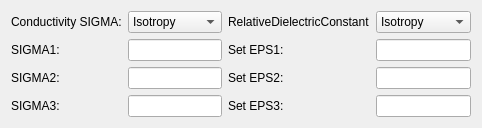
<?xml version="1.0" encoding="UTF-8"?>
<ui version="4.0">
 <class>Form</class>
 <widget class="QWidget" name="Form">
  <property name="geometry">
   <rect>
    <x>0</x>
    <y>0</y>
    <width>482</width>
    <height>118</height>
   </rect>
  </property>
  <property name="windowTitle">
   <string>Form</string>
  </property>
  <layout class="QGridLayout" name="gridLayout_2">
   <item row="0" column="0">
    <layout class="QGridLayout" name="gridLayout">
     <item row="0" column="2">
      <widget class="QLabel" name="label_5">
       <property name="text">
        <string>RelativeDielectricConstant</string>
       </property>
      </widget>
     </item>
     <item row="1" column="3">
      <widget class="QLineEdit" name="lineEdit_setEps1"/>
     </item>
     <item row="2" column="3">
      <widget class="QLineEdit" name="lineEdit_setEps2"/>
     </item>
     <item row="3" column="2">
      <widget class="QLabel" name="label_8">
       <property name="text">
        <string>Set EPS3:</string>
       </property>
      </widget>
     </item>
     <item row="1" column="1">
      <widget class="QLineEdit" name="lineEdit_sigma1"/>
     </item>
     <item row="0" column="1">
      <widget class="QComboBox" name="comboBox_sigma">
       <item>
        <property name="text">
         <string>Isotropy</string>
        </property>
       </item>
       <item>
        <property name="text">
         <string>Anisotropy</string>
        </property>
       </item>
       <item>
        <property name="text">
         <string>NotDefine</string>
        </property>
       </item>
      </widget>
     </item>
     <item row="2" column="0">
      <widget class="QLabel" name="label_3">
       <property name="text">
        <string>SIGMA2:</string>
       </property>
      </widget>
     </item>
     <item row="0" column="3">
      <widget class="QComboBox" name="comboBox_setEps">
       <item>
        <property name="text">
         <string>Isotropy</string>
        </property>
       </item>
       <item>
        <property name="text">
         <string>Anisotropy</string>
        </property>
       </item>
       <item>
        <property name="text">
         <string>NotDefine</string>
        </property>
       </item>
      </widget>
     </item>
     <item row="1" column="0">
      <widget class="QLabel" name="label_2">
       <property name="text">
        <string>SIGMA1:</string>
       </property>
      </widget>
     </item>
     <item row="3" column="0">
      <widget class="QLabel" name="label_4">
       <property name="text">
        <string>SIGMA3:</string>
       </property>
      </widget>
     </item>
     <item row="3" column="3">
      <widget class="QLineEdit" name="lineEdit_setEps3"/>
     </item>
     <item row="0" column="0">
      <widget class="QLabel" name="label">
       <property name="text">
        <string>Conductivity SIGMA:</string>
       </property>
      </widget>
     </item>
     <item row="2" column="1">
      <widget class="QLineEdit" name="lineEdit_sigma2"/>
     </item>
     <item row="1" column="2">
      <widget class="QLabel" name="label_6">
       <property name="text">
        <string>Set EPS1:</string>
       </property>
      </widget>
     </item>
     <item row="2" column="2">
      <widget class="QLabel" name="label_7">
       <property name="text">
        <string>Set EPS2:</string>
       </property>
      </widget>
     </item>
     <item row="3" column="1">
      <widget class="QLineEdit" name="lineEdit_sigma3"/>
     </item>
    </layout>
   </item>
  </layout>
 </widget>
 <tabstops>
  <tabstop>comboBox_sigma</tabstop>
  <tabstop>comboBox_setEps</tabstop>
  <tabstop>lineEdit_sigma1</tabstop>
  <tabstop>lineEdit_setEps1</tabstop>
  <tabstop>lineEdit_sigma2</tabstop>
  <tabstop>lineEdit_setEps2</tabstop>
  <tabstop>lineEdit_sigma3</tabstop>
  <tabstop>lineEdit_setEps3</tabstop>
 </tabstops>
 <resources/>
 <connections/>
</ui>
